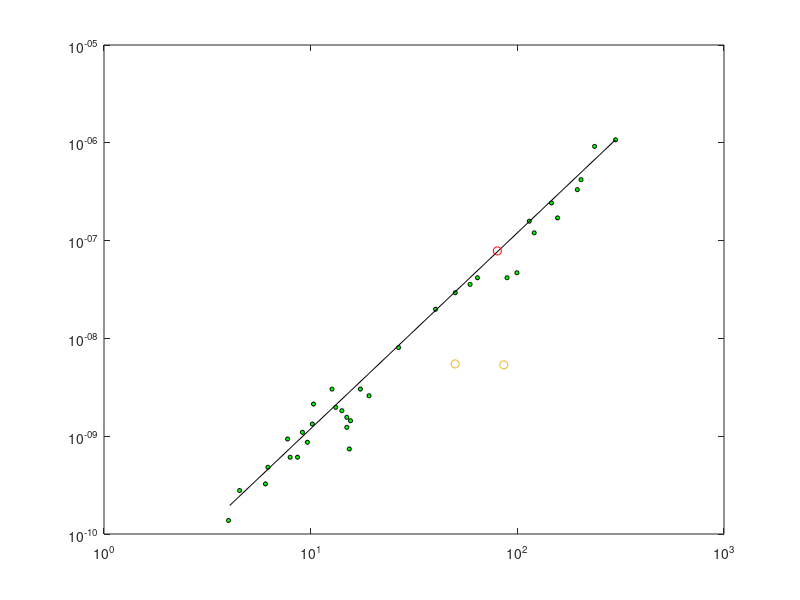

Write the MATLAB code that produced this figure.
rho_IO(1) = 4900;  %Density of Iron Oxide (Kg/m^3)
rho_IO(2) = 4900;  %Density of Iron Oxide (Kg/m^3)
rho_O(1) = 1150;   %Density of organic component (Kg/m^3)
rho_O(2) = 1150;   %Density of organic component (Kg/m^3)
r(1) = 12.7E-9;
r(2) = 11.6E-9;
D(1) = 78.6E-9;
D(2) = 121.8E-9;
%Iron Fractions:

fm_IO(1) = 0.868;    % % of maghemite
fm_IO(2) = 0.921;    % % of maghemite

fv_IO = 1./((1-fm_IO).*rho_IO./(rho_O.*fm_IO)+1); %volume fraction of Iron Oxide
%N = round(fv_IO .* (D.^3) ./ (r.^3)); %Number of particles in a cluster

%Calculation of Mv

MS(1) = 71.2;   %emu/gr
MS(2) = 73.4;   %emu/gr

MPart = MS .* rho_IO;   % 1E-3 emu/cm^3
MV = MPart .* fv_IO; %.* fv_IO     % A/m

%Calculation of Delta_omega*tau_D
%hydrodynamic diameters
d_hyd(1) = 78.6E-9;  %m
d_hyd(2) = 121.8E-9; %m
%particle diameters:
d(1) = 50E-9;
d(2) = 86E-9;

gamma_P = 2 * pi * 42.576E6; %Hz*rad/T
mu_0 = 4*pi*1E-7; %T*m/A
DD = 3E-9; %m^2/s
Delta_omega = (gamma_P * mu_0) * MV ./ 3
tau_D = (d.^2) ./ (4*DD)

regime = Delta_omega.*tau_D
% Relaxivities
r2_exp(1) = 405.1;
r2_exp(2) = 508.3;

nu_mat = 1.57E-5;
r2_theo = 2*pi*gamma_P*mu_0*nu_mat*MV/(9*sqrt(3));

myres_exp = r2_exp.*fv_IO./(MV.^2);
myres_theo = r2_theo.*fv_IO./(MV.^2);

r2_theo./r2_exp;

%nu_mat = r2_exp*(9*sqrt(3))./(MV*2*pi*gamma_P*mu_0)
data_vuong = load('Data_Vuong.dat', '-ascii');
fit_vuong = load('Fit_Vuong.dat', '-ascii');
%Fe_conc = fv_IO./nu_mat

figure(1);
data_vuong_p = plot(data_vuong(:,1), data_vuong(:,2), 'o');
hold on;
fit_vuong_p = plot(fit_vuong(:,1), fit_vuong(:,2));
myres_exp_p = plot(d*1E9,myres_exp,'o');
%myres_theo_p = plot(d*1E9,myres_theo,'o');
hold off;
set(data_vuong_p,'MarkerEdgeColor','black','MarkerFaceColor','green','MarkerSize',3);
set(fit_vuong_p,'Color','black');
set(gca,'XScale','log','YScale','log');


ENDOREM_fv_IO = 0.23;
ENDOREM_MV = 0.77E5 .* ENDOREM_fv_IO;
ENDOREM_d = 80e-9;
ENDOREM_r2_exp = 107;
ENDOREM_tau_D = ENDOREM_d .^2 ./ DD;
ENDOREM_Delta_omega = (gamma_P * mu_0) * ENDOREM_MV ./ 3;

ENDOREM_regime = ENDOREM_Delta_omega.*ENDOREM_tau_D
ENDOREM_myres_exp = ENDOREM_r2_exp.*ENDOREM_fv_IO./(ENDOREM_MV.^2) %(0.77E5^2) %(ENDOREM_MV.^2)
hold on;
myres_exp_p = plot(ENDOREM_d*1E9,ENDOREM_myres_exp,'o','Color','red');
hold off;

other_fv_IO = [0.3 0.5];
other_MV = [1.23E5 1.79E5] .* other_fv_IO;
other_d = [34e-9 63e-9];
other_r2_exp = [540 630];
other_tau_D = other_d .^2 ./ DD;
other_Delta_omega = (gamma_P * mu_0) * other_MV ./ 3;

other_regime = other_Delta_omega.*other_tau_D
other_myres_exp = other_r2_exp.*other_fv_IO./(other_MV.^2)
%hold on;
%myres_exp_p = plot(other_d*1E9,other_myres_exp,'o','Color','red');
%hold off;